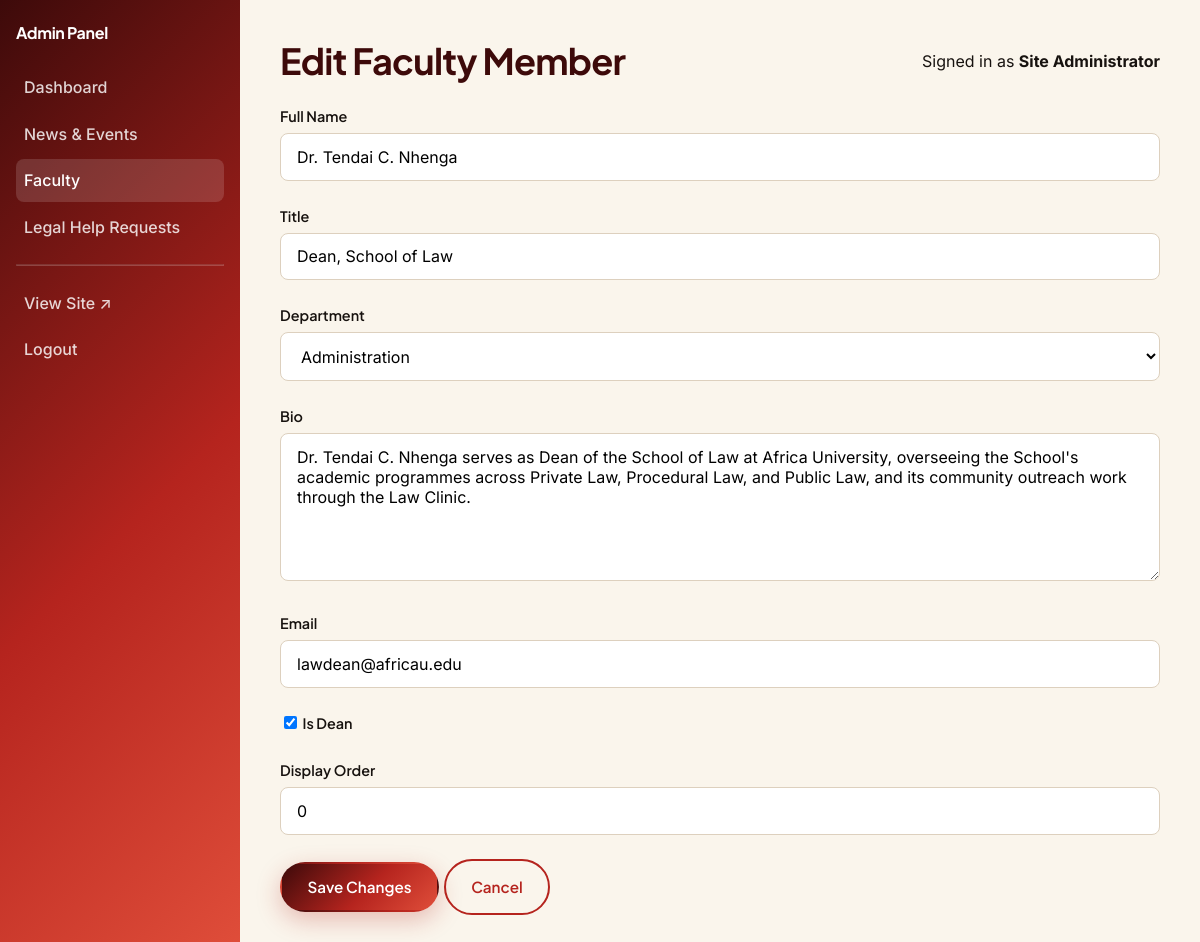
/admin/faculty/edit.php?id=1 (signed in), run on the app's committed database.
### tables this page shows
CREATE TABLE faculty (
    id INT AUTO_INCREMENT PRIMARY KEY,
    full_name VARCHAR(120) NOT NULL,
    title VARCHAR(100) NOT NULL,
    department ENUM('Private Law', 'Procedural Law', 'Public Law', 'Administration') NOT NULL,
    bio TEXT NULL,
    email VARCHAR(150) NULL,
    photo_path VARCHAR(255) NULL,
    is_dean TINYINT(1) NOT NULL DEFAULT 0,
    display_order INT NOT NULL DEFAULT 0,
    created_at TIMESTAMP NOT NULL DEFAULT CURRENT_TIMESTAMP,
    INDEX idx_faculty_department (department)
);

### includes/functions.php (called while the page is built, shortened)
<?php
function h(?string $value): string
{
    return htmlspecialchars($value ?? '', ENT_QUOTES, 'UTF-8');
}

### includes/db.php (called while the page is built)
<?php
function get_db(): PDO
{
    static $pdo = null;
    if ($pdo === null) {
        $dsn = 'mysql:host=' . DB_HOST . ';dbname=' . DB_NAME . ';charset=' . DB_CHARSET;
        try {
            $pdo = new PDO($dsn, DB_USER, DB_PASS, [
                PDO::ATTR_ERRMODE => PDO::ERRMODE_EXCEPTION,
                PDO::ATTR_DEFAULT_FETCH_MODE => PDO::FETCH_ASSOC,
                PDO::ATTR_EMULATE_PREPARES => false,
            ]);
        } catch (PDOException $e) {
            if (APP_DEBUG) {
                die('Database connection failed: ' . $e->getMessage());
            }
            die('A database error occurred. Please try again later.');
        }
    }
    return $pdo;
}

### admin/faculty/edit.php (the view, shortened to what this page needs)
<?php
require_once __DIR__ . '/../../includes/db.php';
require_once __DIR__ . '/../../includes/functions.php';
$id = (int) ($_GET['id'] ?? $_POST['id'] ?? 0);
$stmt = get_db()->prepare('SELECT * FROM faculty WHERE id = ?');
$stmt->execute([$id]);
$existing = $stmt->fetch();
$form = [
    'full_name' => $existing['full_name'],
    'title' => $existing['title'],
    'department' => $existing['department'],
    'bio' => $existing['bio'],
    'email' => $existing['email'],
    'is_dean' => (bool) $existing['is_dean'],
    'display_order' => (int) $existing['display_order'],
];
include __DIR__ . '/../includes/admin-header.php';
?>
<form method="post" action="<?= h(BASE_URL) ?>/admin/faculty/edit.php?id=<?= (int) $id ?>">
    <div class="form-group">
        <label for="full_name">Full Name</label>
        <input type="text" id="full_name" name="full_name" class="form-control" maxlength="120" required value="<?= h($form['full_name']) ?>">
    </div>
    <div class="form-group">
        <label for="title">Title</label>
        <input type="text" id="title" name="title" class="form-control" maxlength="100" required placeholder="e.g. Senior Lecturer" value="<?= h($form['title']) ?>">
    </div>
    <div class="form-group">
        <label for="department">Department</label>
        <select id="department" name="department" class="form-control" required>
            <?php foreach (FACULTY_DEPARTMENTS as $dept): ?>
                <option value="<?= h($dept) ?>" <?= $form['department'] === $dept ? 'selected' : '' ?>><?= h($dept) ?></option>
            <?php endforeach; ?>
        </select>
    </div>
    <div class="form-group">
        <label for="bio">Bio</label>
        <textarea id="bio" name="bio" class="form-control" rows="6"><?= h($form['bio']) ?></textarea>
    </div>
    <div class="form-group">
        <label for="email">Email</label>
        <input type="email" id="email" name="email" class="form-control" maxlength="150" value="<?= h($form['email']) ?>">
    </div>
    <div class="form-group">
        <label>
            <input type="checkbox" name="is_dean" value="1" <?= $form['is_dean'] ? 'checked' : '' ?>>
            Is Dean
        </label>
    </div>
    <div class="form-group">
        <label for="display_order">Display Order</label>
        <input type="number" id="display_order" name="display_order" class="form-control" value="<?= (int) $form['display_order'] ?>">
    </div>
    <button type="submit" class="btn btn-primary">Save Changes</button>
    <a href="<?= h(BASE_URL) ?>/admin/faculty/list.php" class="btn btn-outline-dark">Cancel</a>
</form>
<?php include __DIR__ . '/../includes/admin-footer.php'; ?>

### assets/css/style.css (style rules this page uses)
:root { --color-maroon: #3d0a0a; --color-maroon-deep: #240505; --color-crimson: #b5241e; --color-crimson-light: #e04e3a; --color-gold: #d9ab3d; --color-gold-light: #f0c869; --color-charcoal: #17120f; --color-cream: #faf5ec; --color-white: #ffffff; --color-gray-100: #f4efe7; --color-gray-200: #ece3d6; --color-gray-300: #ddd0be; --color-gray-500: #96897c; --color-gray-700: #5c5148; --color-success-bg: #e5f5ea; --color-success-text: #1c7a3b; --color-error-bg: #fbeaea; --color-error-text: #b5241e; --gradient-brand: linear-gradient(135deg, var(--color-maroon) 0%, var(--color-crimson) 55%, var(--color-crimson-light) 100%); --gradient-gold: linear-gradient(135deg, var(--color-gold) 0%, var(--color-gold-light) 100%); --font-display: 'Plus Jakarta Sans', -apple-system, BlinkMacSystemFont, "Segoe UI", Roboto, Arial, sans-serif; --font-base: 'Inter', -apple-system, BlinkMacSystemFont, "Segoe UI", Roboto, Arial, sans-serif; --space-1: 0.25rem; --space-2: 0.5rem; --space-3: 1rem; --space-4: 1.5rem; --space-5: 2.5rem; --space-6: 4rem; --space-7: 6rem; --radius-sm: 8px; --radius-md: 16px; --radius-lg: 26px; --radius-pill: 999px; --shadow-sm: 0 2px 10px rgba(36, 5, 5, 0.06); --shadow-md: 0 12px 32px rgba(36, 5, 5, 0.12); --shadow-lg: 0 24px 60px rgba(36, 5, 5, 0.18); --shadow-glow: 0 8px 24px rgba(181, 36, 30, 0.28); --container-max: 1180px; --ease: cubic-bezier(0.16, 1, 0.3, 1); }
*, *::before, *::after { box-sizing: border-box; }
html { scroll-behavior: smooth; }
html, body { margin: 0; padding: 0; }
body { font-family: var(--font-base); color: var(--color-charcoal); background: var(--color-white); line-height: 1.65; -webkit-font-smoothing: antialiased; overflow-x: hidden; }
a { color: var(--color-crimson); text-decoration: none; transition: color 0.2s var(--ease); }
.btn { display: inline-flex; align-items: center; justify-content: center; gap: 0.5rem; padding: 0.85rem 1.6rem; border-radius: var(--radius-pill); font-family: var(--font-display); font-weight: 600; font-size: 0.95rem; cursor: pointer; border: 2px solid transparent; text-align: center; transition: transform 0.25s var(--ease), box-shadow 0.25s var(--ease), background 0.25s var(--ease), color 0.25s var(--ease); }
.btn-primary { background: var(--gradient-brand); color: var(--color-white); box-shadow: var(--shadow-glow); }
.btn-outline-dark { background: transparent; border-color: var(--color-crimson); color: var(--color-crimson); }
.form-group { margin-bottom: var(--space-4); }
.form-group label { display: block; font-family: var(--font-display); font-weight: 600; font-size: 0.9rem; margin-bottom: var(--space-1); }
.form-control { width: 100%; padding: 0.8rem 1rem; border: 1.5px solid var(--color-gray-300); border-radius: var(--radius-sm); font-family: inherit; font-size: 1rem; background: var(--color-white); transition: border-color 0.2s var(--ease), box-shadow 0.2s var(--ease); }
textarea.form-control { min-height: 130px; resize: vertical; }

### data on the page
faculty: full_name "Dr. Tendai C. Nhenga", title "Dean, School of Law", bio "Dr. Tendai C. Nhenga serves as Dean of the School of Law at Africa University, overseeing the School's academic programmes across Private Law, Procedural Law, and Public Law, and its community outreach work through the Law Clinic.", email "lawdean@africau.edu", is_dean "☑", display_order "0"

### other printed values
$admin_title "Edit Faculty Member"
$_SESSION['admin_name'] "Site Administrator"
form field department "Administration"
